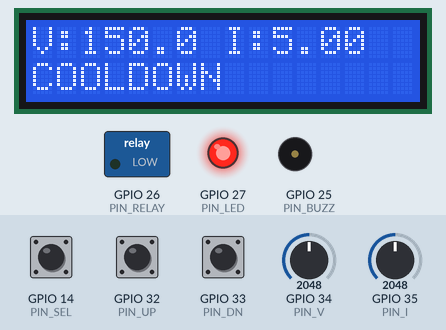
Bench run of a sketch on a simulated ESP32. Parts: 16×2 character LCD, switched loads named in the sketch (green lamp = pin HIGH), output pins drawn as LEDs (lit = HIGH), buzzer (waves = sounding, pin HIGH). The test bench sets the inputs (shaded band); at power-on: GPIO 35 (PIN_I) = 2048, GPIO 14 (PIN_SEL) HIGH, GPIO 32 (PIN_UP) HIGH, GPIO 33 (PIN_DN) HIGH, GPIO 34 (PIN_V) = 2048. EEPROM starts erased; what the sketch prints to the serial monitor is not drawn.

Above: at 1.2 s.
1.3 s: GPIO 35 (PIN_I) set to 2275
At 2.2 s:
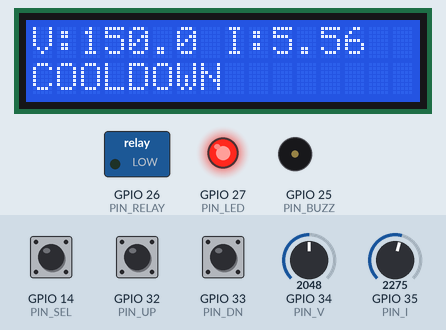
3.1 s: GPIO 35 (PIN_I) set to 2369
At 4.05 s:
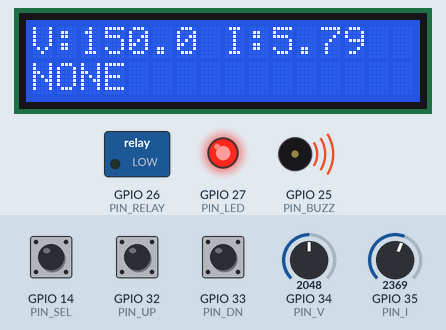
5.1 s: GPIO 35 (PIN_I) set to 2047
At 6.3 s:
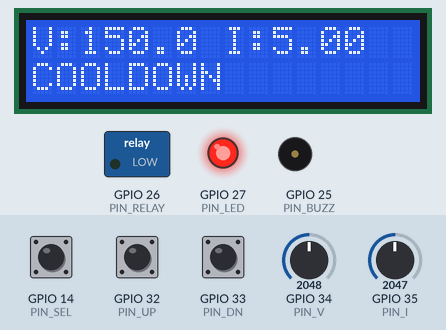
8.1 s: GPIO 14 (PIN_SEL) pulled LOW for 0.15 s
At 9.3 s:
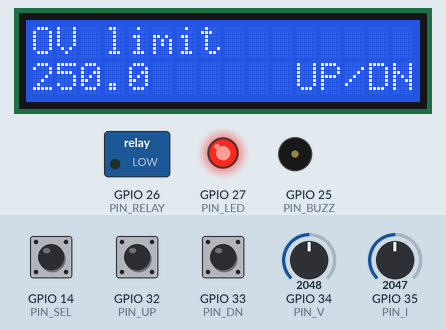
11.2 s: GPIO 14 (PIN_SEL) pulled LOW for 1 s
At 11.9 s:
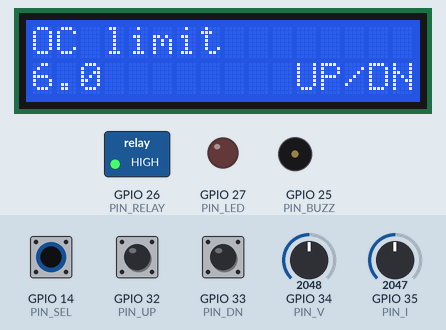
13.7 s: GPIO 14 (PIN_SEL) pulled LOW for 0.15 s
At 14.3 s:
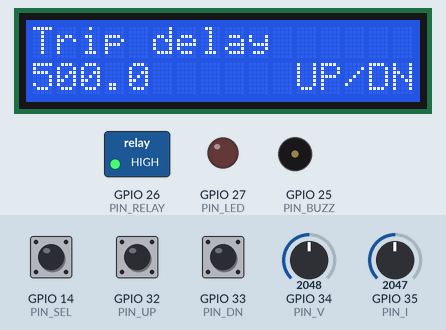
Timing chart, 0 to 16.7 s (numbered marks = the images above; inputs shaded):
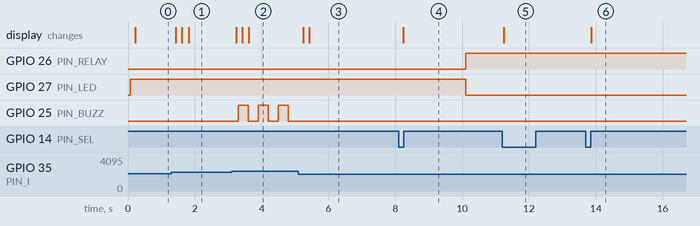

The sketch:

sketch.ino
```cpp
#include <Wire.h>
#include <LiquidCrystal_I2C.h>
#include <Preferences.h>

// pins
const int PIN_V = 34, PIN_I = 35;
const int PIN_RELAY = 26, PIN_LED = 27, PIN_BUZZ = 25;
const int PIN_UP = 32, PIN_DN = 33, PIN_SEL = 14;

LiquidCrystal_I2C lcd(0x27, 16, 2);
Preferences prefs;

// settings
float ovLimit = 250;               // volts
float ocLimit = 6;                 // amps
unsigned long tripDelay = 500;     // ms
unsigned long reconDelay = 5000;   // ms

// state: 0 = normal, 1 = fault, 2 = cooldown
int state = 2;
bool pending = false;
unsigned long pendingStart = 0, coolStart = 0;
unsigned int tripCount = 0;
const char* faultText = "NONE";
float v = 0, i = 0;

// menu
bool menuOn = false;
int menuIdx = 0;                   // 0=OV 1=OC 2=DELAY 3=RECON
unsigned long lastPress = 0;
const char* menuName[4] = {"OV limit", "OC limit", "Trip delay", "Recon delay"};

// ---------- settings storage ----------
void saveSettings() {
  prefs.putFloat("ov", ovLimit);
  prefs.putFloat("oc", ocLimit);
  prefs.putULong("td", tripDelay);
  prefs.putULong("rd", reconDelay);
}

void loadSettings() {
  ovLimit = prefs.getFloat("ov", 250);
  ocLimit = prefs.getFloat("oc", 6);
  tripDelay = prefs.getULong("td", 500);
  reconDelay = prefs.getULong("rd", 5000);
}

// set one setting, returns false if the value is out of range
bool setValue(int k, float val) {
  if (k == 0 && val >= 100 && val <= 300) ovLimit = val;
  else if (k == 1 && val >= 0.5 && val <= 10) ocLimit = val;
  else if (k == 2 && val >= 0 && val <= 5000) tripDelay = (unsigned long)val;
  else if (k == 3 && val >= 1000 && val <= 60000) reconDelay = (unsigned long)val;
  else return false;
  return true;
}

float getValue(int k) {
  if (k == 0) return ovLimit;
  if (k == 1) return ocLimit;
  if (k == 2) return tripDelay;
  return reconDelay;
}

void printSettings() {
  Serial.printf("OV=%.1f V  OC=%.2f A  DELAY=%lu ms  RECON=%lu ms\n",
                ovLimit, ocLimit, tripDelay, reconDelay);
}

// ---------- sensors ----------
void readSensors() {
  static unsigned long last = 0;
  if (millis() - last < 10) return;
  last = millis();
  float newV = analogRead(PIN_V) * 300.0 / 4095.0;   // 0-300 V
  float newI = analogRead(PIN_I) * 10.0 / 4095.0;    // 0-10 A
  v = 0.8 * v + 0.2 * newV;                          // smooth the noise
  i = 0.8 * i + 0.2 * newI;
}

// ---------- protection ----------
void trip() {
  digitalWrite(PIN_RELAY, LOW);                      // disconnect first
  state = 1;
  tripCount++;
  Serial.printf("[%lu ms] TRIP: %s  V=%.1f I=%.2f  (fault lasted %lu ms)\n",
                millis(), faultText, v, i, millis() - pendingStart);
}

void protection() {
  unsigned long now = millis();
  bool overV = v > ovLimit;
  bool overI = i > ocLimit;

  if (state == 0) {                                  // normal
    if (overV || overI) {
      if (!pending) {
        pending = true;
        pendingStart = now;
      }
      faultText = overV ? "OVER-VOLTAGE" : "OVER-CURRENT";
      bool bigSurge = (v > ovLimit * 1.15) || (i > ocLimit * 1.5);
      if (bigSurge || now - pendingStart >= tripDelay) trip();
    } else {
      pending = false;
    }
  }
  else if (state == 1) {                             // fault: wait until safe
    if (v < ovLimit - 5 && i < ocLimit - 0.3) {
      state = 2;
      coolStart = now;
      Serial.printf("[%lu ms] Fault cleared, cooldown started\n", now);
    }
  }
  else {                                             // cooldown
    if (v >= ovLimit - 5 || i >= ocLimit - 0.3) {
      state = 1;                                     // fault came back
    } else if (now - coolStart >= reconDelay) {
      state = 0;
      pending = false;
      digitalWrite(PIN_RELAY, HIGH);                 // reconnect
      Serial.printf("[%lu ms] Load reconnected\n", now);
    }
  }

  digitalWrite(PIN_LED, state != 0);
  digitalWrite(PIN_BUZZ, state == 1 && ((now / 300) % 2));
}

// ---------- buttons and menu ----------
void pressed(int b) {                                // 0=UP 1=DOWN 2=SELECT
  lastPress = millis();
  if (b == 2) {
    if (!menuOn) {
      menuOn = true;
      menuIdx = 0;
    } else {
      menuIdx++;
      if (menuIdx > 3) {
        menuOn = false;
        saveSettings();
        Serial.println("Menu closed, settings saved");
      }
    }
  } else if (menuOn) {
    float steps[4] = {5, 0.5, 100, 500};
    float change = (b == 0) ? steps[menuIdx] : -steps[menuIdx];
    setValue(menuIdx, getValue(menuIdx) + change);
  }
}

void buttons() {
  static unsigned long lastCheck = 0;
  static bool wasDown[3] = {false, false, false};
  int pins[3] = {PIN_UP, PIN_DN, PIN_SEL};

  if (millis() - lastCheck < 40) return;             // simple debounce
  lastCheck = millis();

  for (int b = 0; b < 3; b++) {
    bool down = (digitalRead(pins[b]) == LOW);
    if (down && !wasDown[b]) pressed(b);
    wasDown[b] = down;
  }

  if (menuOn && millis() - lastPress > 10000) {      // timeout
    menuOn = false;
    saveSettings();
    Serial.println("Menu timeout, settings saved");
  }
}

// ---------- display ----------
void showDisplay() {
  static unsigned long last = 0;
  if (millis() - last < 200) return;
  last = millis();

  lcd.setCursor(0, 0);
  if (menuOn) {
    lcd.printf("%-16s", menuName[menuIdx]);
    lcd.setCursor(0, 1);
    lcd.printf("%-10.1f UP/DN  ", getValue(menuIdx));
  } else {
    lcd.printf("V:%5.1f I:%4.2f  ", v, i);
    lcd.setCursor(0, 1);
    if (state == 0) lcd.printf("%-16s", "NORMAL");
    else if (state == 1) lcd.printf("%-16s", faultText);
    else lcd.printf("%-16s", "COOLDOWN");
  }
}

// ---------- serial commands ----------
void handleCommand(String cmd) {
  cmd.trim();
  cmd.toUpperCase();

  if (cmd == "HELP") {
    Serial.println("Commands: STATUS | GET | SET <OV|OC|DELAY|RECON> <value> | REBOOT");
  }
  else if (cmd == "STATUS") {
    const char* names[3] = {"NORMAL", "FAULT", "COOLDOWN"};
    Serial.printf("State=%s  V=%.1f  I=%.2f  Relay=%s  LastFault=%s  Trips=%u\n",
                  names[state], v, i, digitalRead(PIN_RELAY) ? "ON" : "OFF",
                  faultText, tripCount);
  }
  else if (cmd == "GET") {
    printSettings();
  }
  else if (cmd == "REBOOT") {
    Serial.println("Rebooting...");
    delay(100);
    ESP.restart();
  }
  else if (cmd.startsWith("SET ")) {
    int space = cmd.indexOf(' ', 4);
    if (space < 0) {
      Serial.println("ERR usage: SET <name> <value>");
      return;
    }
    String name = cmd.substring(4, space);
    float val = cmd.substring(space + 1).toFloat();

    int k = -1;
    if (name == "OV") k = 0;
    else if (name == "OC") k = 1;
    else if (name == "DELAY") k = 2;
    else if (name == "RECON") k = 3;

    if (k >= 0 && setValue(k, val)) {
      saveSettings();
      Serial.print("OK ");
      printSettings();
    } else {
      Serial.println("ERR invalid name or value out of range");
    }
  }
  else {
    Serial.println("ERR unknown command (type HELP)");
  }
}

void readSerial() {
  static String line = "";
  while (Serial.available()) {
    char c = Serial.read();
    if (c == '\n' || c == '\r') {
      if (line.length() > 0) handleCommand(line);
      line = "";
    } else {
      line += c;
    }
  }
}

// ---------- main ----------
void setup() {
  Serial.begin(115200);
  pinMode(PIN_RELAY, OUTPUT);
  digitalWrite(PIN_RELAY, LOW);                      // load off at boot
  pinMode(PIN_LED, OUTPUT);
  pinMode(PIN_BUZZ, OUTPUT);
  pinMode(PIN_UP, INPUT_PULLUP);
  pinMode(PIN_DN, INPUT_PULLUP);
  pinMode(PIN_SEL, INPUT_PULLUP);

  lcd.init();
  lcd.backlight();

  prefs.begin("vprot", false);
  loadSettings();

  v = analogRead(PIN_V) * 300.0 / 4095.0;
  i = analogRead(PIN_I) * 10.0 / 4095.0;
  coolStart = millis();

  Serial.println("Voltage Protector ready. Type HELP.");
  printSettings();
}

void loop() {
  readSensors();
  protection();
  buttons();
  showDisplay();
  readSerial();
}
```

Measured:
- the behaviour switches between 2334 and 2335 on GPIO 35 (PIN_I) (found by bisection; images 1 and 2)
- after the input at 1.3 s, the display: first changes after 0.13 s (image 1 shows a later state)
- after the input at 3.1 s, GPIO 26 (PIN_RELAY): stays LOW (without the input it goes to HIGH after 2.0 s); GPIO 27 (PIN_LED): stays HIGH (without the input it goes to LOW after 2.0 s); GPIO 25 (PIN_BUZZ): alternates HIGH for 0.30 s and LOW for 0.30 s, starting after 0.20 s; the display: first changes after 0.14 s (image 2 shows a later state)
- after the input at 5.1 s, GPIO 25 (PIN_BUZZ): stops changing and stays LOW; the display: first changes after 0.14 s (image 3 shows a later state)
- after the input at 8.1 s, the display: changes after 0.14 s (image 4)
- after the input at 11.2 s, the display: changes after 0.05 s (image 5)
- after the input at 13.7 s, the display: changes after 0.16 s (image 6)
